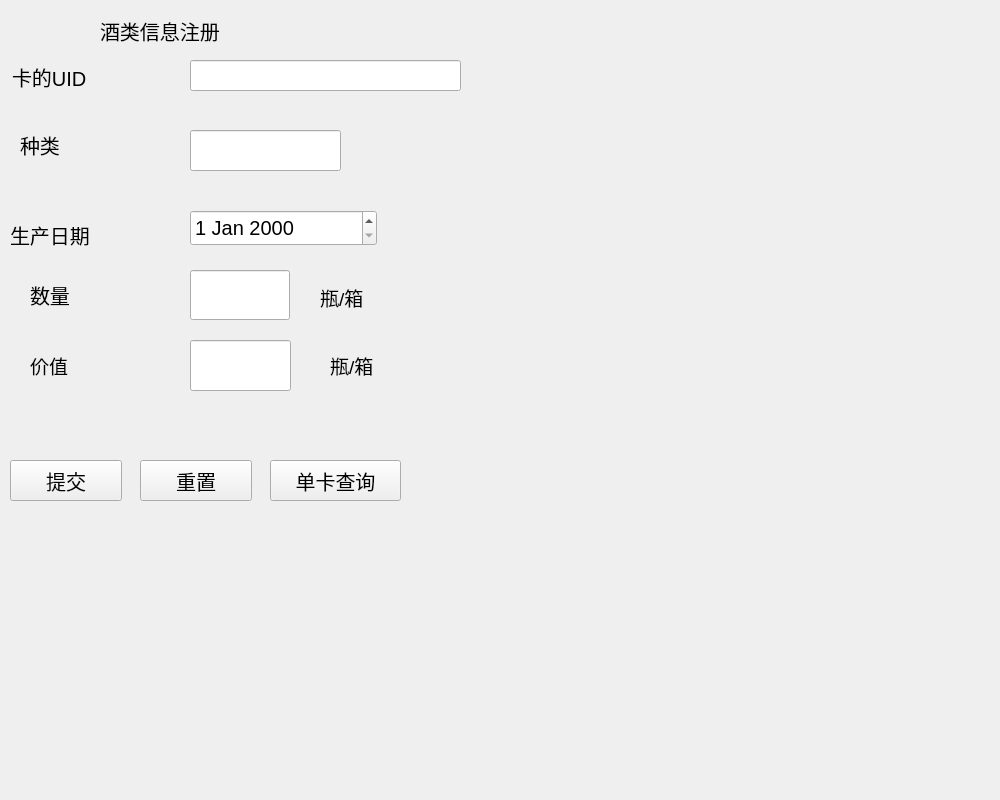
<?xml version="1.0" encoding="UTF-8"?>
<ui version="4.0">
 <class>registerForm</class>
 <widget class="QWidget" name="registerForm">
  <property name="geometry">
   <rect>
    <x>0</x>
    <y>0</y>
    <width>1000</width>
    <height>800</height>
   </rect>
  </property>
  <property name="windowTitle">
   <string>Form</string>
  </property>
  <property name="styleSheet">
   <string notr="true"/>
  </property>
  <widget class="QLabel" name="label">
   <property name="geometry">
    <rect>
     <x>100</x>
     <y>0</y>
     <width>321</width>
     <height>61</height>
    </rect>
   </property>
   <property name="font">
    <font>
     <pointsize>15</pointsize>
    </font>
   </property>
   <property name="text">
    <string>酒类信息注册</string>
   </property>
  </widget>
  <widget class="QLabel" name="label_12">
   <property name="geometry">
    <rect>
     <x>20</x>
     <y>130</y>
     <width>60</width>
     <height>30</height>
    </rect>
   </property>
   <property name="font">
    <font>
     <pointsize>15</pointsize>
    </font>
   </property>
   <property name="text">
    <string>种类</string>
   </property>
  </widget>
  <widget class="QLabel" name="label_11">
   <property name="geometry">
    <rect>
     <x>12</x>
     <y>62</y>
     <width>105</width>
     <height>30</height>
    </rect>
   </property>
   <property name="font">
    <font>
     <pointsize>15</pointsize>
    </font>
   </property>
   <property name="text">
    <string>卡的UID</string>
   </property>
  </widget>
  <widget class="QLineEdit" name="uid">
   <property name="geometry">
    <rect>
     <x>190</x>
     <y>60</y>
     <width>271</width>
     <height>31</height>
    </rect>
   </property>
   <property name="maximumSize">
    <size>
     <width>16777215</width>
     <height>40</height>
    </size>
   </property>
   <property name="font">
    <font>
     <pointsize>12</pointsize>
    </font>
   </property>
  </widget>
  <widget class="QLabel" name="label_16">
   <property name="geometry">
    <rect>
     <x>10</x>
     <y>220</y>
     <width>120</width>
     <height>30</height>
    </rect>
   </property>
   <property name="font">
    <font>
     <pointsize>15</pointsize>
    </font>
   </property>
   <property name="text">
    <string>生产日期</string>
   </property>
  </widget>
  <widget class="QDateEdit" name="date">
   <property name="geometry">
    <rect>
     <x>190</x>
     <y>210</y>
     <width>187</width>
     <height>36</height>
    </rect>
   </property>
   <property name="font">
    <font>
     <pointsize>15</pointsize>
    </font>
   </property>
  </widget>
  <widget class="QPushButton" name="zhucexinxitijaio">
   <property name="geometry">
    <rect>
     <x>10</x>
     <y>460</y>
     <width>112</width>
     <height>41</height>
    </rect>
   </property>
   <property name="font">
    <font>
     <pointsize>15</pointsize>
    </font>
   </property>
   <property name="text">
    <string>提交</string>
   </property>
  </widget>
  <widget class="QPushButton" name="onecard">
   <property name="geometry">
    <rect>
     <x>270</x>
     <y>460</y>
     <width>131</width>
     <height>41</height>
    </rect>
   </property>
   <property name="font">
    <font>
     <pointsize>15</pointsize>
    </font>
   </property>
   <property name="text">
    <string>单卡查询</string>
   </property>
  </widget>
  <widget class="QPushButton" name="pushButton_3">
   <property name="geometry">
    <rect>
     <x>140</x>
     <y>460</y>
     <width>112</width>
     <height>41</height>
    </rect>
   </property>
   <property name="font">
    <font>
     <pointsize>15</pointsize>
    </font>
   </property>
   <property name="text">
    <string>重置</string>
   </property>
  </widget>
  <widget class="QLineEdit" name="number">
   <property name="geometry">
    <rect>
     <x>190</x>
     <y>270</y>
     <width>100</width>
     <height>50</height>
    </rect>
   </property>
   <property name="maximumSize">
    <size>
     <width>100</width>
     <height>50</height>
    </size>
   </property>
   <property name="font">
    <font>
     <pointsize>12</pointsize>
    </font>
   </property>
  </widget>
  <widget class="QLabel" name="label_14">
   <property name="geometry">
    <rect>
     <x>30</x>
     <y>280</y>
     <width>60</width>
     <height>30</height>
    </rect>
   </property>
   <property name="font">
    <font>
     <pointsize>15</pointsize>
    </font>
   </property>
   <property name="text">
    <string>数量</string>
   </property>
  </widget>
  <widget class="QLabel" name="label_2">
   <property name="geometry">
    <rect>
     <x>0</x>
     <y>0</y>
     <width>1000</width>
     <height>781</height>
    </rect>
   </property>
   <property name="styleSheet">
    <string notr="true">background-image: url(:/image/注册信息.jpg);</string>
   </property>
   <property name="text">
    <string/>
   </property>
  </widget>
  <widget class="QLineEdit" name="winelei">
   <property name="geometry">
    <rect>
     <x>190</x>
     <y>130</y>
     <width>151</width>
     <height>41</height>
    </rect>
   </property>
  </widget>
  <widget class="QLabel" name="label_4">
   <property name="geometry">
    <rect>
     <x>320</x>
     <y>277</y>
     <width>81</width>
     <height>41</height>
    </rect>
   </property>
   <property name="font">
    <font>
     <pointsize>14</pointsize>
    </font>
   </property>
   <property name="text">
    <string>瓶/箱</string>
   </property>
  </widget>
  <widget class="QLabel" name="label_5">
   <property name="geometry">
    <rect>
     <x>30</x>
     <y>340</y>
     <width>81</width>
     <height>51</height>
    </rect>
   </property>
   <property name="font">
    <font>
     <pointsize>14</pointsize>
    </font>
   </property>
   <property name="text">
    <string>价值</string>
   </property>
  </widget>
  <widget class="QLineEdit" name="winevalue">
   <property name="geometry">
    <rect>
     <x>190</x>
     <y>340</y>
     <width>101</width>
     <height>51</height>
    </rect>
   </property>
  </widget>
  <widget class="QLabel" name="label_6">
   <property name="geometry">
    <rect>
     <x>330</x>
     <y>350</y>
     <width>81</width>
     <height>31</height>
    </rect>
   </property>
   <property name="font">
    <font>
     <pointsize>14</pointsize>
    </font>
   </property>
   <property name="text">
    <string>瓶/箱</string>
   </property>
  </widget>
  <zorder>label_2</zorder>
  <zorder>label</zorder>
  <zorder>label_12</zorder>
  <zorder>label_11</zorder>
  <zorder>uid</zorder>
  <zorder>label_16</zorder>
  <zorder>date</zorder>
  <zorder>zhucexinxitijaio</zorder>
  <zorder>onecard</zorder>
  <zorder>pushButton_3</zorder>
  <zorder>number</zorder>
  <zorder>label_14</zorder>
  <zorder>winelei</zorder>
  <zorder>label_4</zorder>
  <zorder>label_5</zorder>
  <zorder>winevalue</zorder>
  <zorder>label_6</zorder>
 </widget>
 <resources/>
 <connections/>
</ui>
